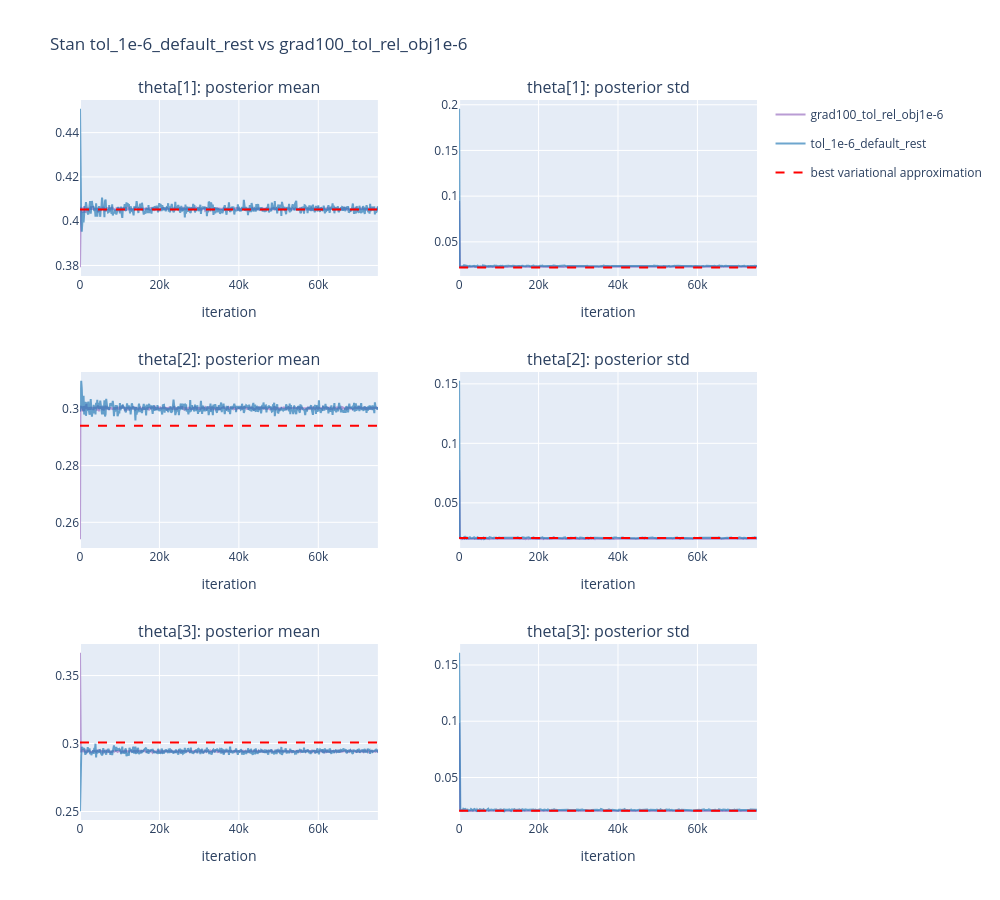

Source (notebook cell):
### Code cell
import pickle
import sys
from pathlib import Path
import numpy as np

REPO_ROOT = Path("/Users/madelynandersen/Documents/VB Bakeoff/simpleVI")
if str(REPO_ROOT) not in sys.path:
    sys.path.insert(0, str(REPO_ROOT))

from modulars.stan_rr_test import stan_result_by_scenario
from modulars.distributions import gen_multinomial_data_shared, lda_posterior_shared_theta
from modulars.utils import load_config, load_best_multid_reference

NB_DIR = REPO_ROOT / "single_MC/multinomial_dirichlet"

config = load_config(NB_DIR / "dirichlet_config.json")
theta_like = np.array(config["theta_like"], dtype=float)
alpha_prior = np.array(config["alpha_prior"], dtype=float)
n_cats = int(config["n_cats"])
N = int(config["N"])
total_count = int(config["total_count"])
seed = int(config.get("seed", 15))

obs_counts = gen_multinomial_data_shared(theta_like, N, total_count, SEED=seed).astype(int)
true_post = lda_posterior_shared_theta(observations=obs_counts, alpha=alpha_prior)
best_mean, best_cov, best_std = load_best_multid_reference(
    config,
    fallback_mean=true_post["mean_post"],
    fallback_cov=np.diag(np.square(true_post["std_post"])),
)

with open(NB_DIR / "results/stan_result.pkl", "rb") as f:
    _main_result = pickle.load(f)
_by_scenario = stan_result_by_scenario(_main_result)
tol_means, tol_stds, tol_iterations = _by_scenario["grad100_tol_rel_obj1e-6"]

with open(NB_DIR / "tol_1e-6_default_rest_result.pkl", "rb") as f:
    _td_result = pickle.load(f)
_td_by_scenario = stan_result_by_scenario(_td_result)
td_means, td_stds, td_iterations = _td_by_scenario["tol_1e-6_default_rest"]

import plotly.graph_objects as go
from plotly.subplots import make_subplots

row_labels = [f"theta[{i}]" for i in range(1, n_cats + 1)]
n_rows = n_cats
best_mean_arr = best_mean
best_std_arr = best_std

subplot_titles = []
for lab in row_labels:
    subplot_titles.append(f"{lab}: posterior mean")
    subplot_titles.append(f"{lab}: posterior std")

fig = make_subplots(rows=n_rows, cols=2, vertical_spacing=0.4 / n_rows, horizontal_spacing=0.12,
                     subplot_titles=subplot_titles)

for row_idx in range(n_rows):
    r = row_idx + 1
    tol_m = tol_means
    td_m = td_means
    show_legend = row_idx == 0
    fig.add_trace(go.Scatter(x=tol_iterations, y=np.nanmean(tol_means[:, :, row_idx], axis=0), mode="lines",
                              line=dict(color="rgb(148,103,189)", width=2), opacity=0.65,
                              name="grad100_tol_rel_obj1e-6", legendgroup="tol", showlegend=show_legend), row=r, col=1)
    fig.add_trace(go.Scatter(x=td_iterations, y=np.nanmean(td_means[:, :, row_idx], axis=0), mode="lines",
                              line=dict(color="rgb(31,119,180)", width=2), opacity=0.65,
                              name="tol_1e-6_default_rest", legendgroup="default_rest", showlegend=show_legend), row=r, col=1)
    fig.add_hline(y=best_mean_arr[row_idx], line=dict(color="red", dash="dash"), row=r, col=1)

    fig.add_trace(go.Scatter(x=tol_iterations, y=np.nanmean(tol_stds[:, :, row_idx], axis=0), mode="lines",
                              line=dict(color="rgb(148,103,189)", width=2), opacity=0.65,
                              name="grad100_tol_rel_obj1e-6", legendgroup="tol", showlegend=False), row=r, col=2)
    fig.add_trace(go.Scatter(x=td_iterations, y=np.nanmean(td_stds[:, :, row_idx], axis=0), mode="lines",
                              line=dict(color="rgb(31,119,180)", width=2), opacity=0.65,
                              name="tol_1e-6_default_rest", legendgroup="default_rest", showlegend=False), row=r, col=2)
    fig.add_hline(y=best_std_arr[row_idx], line=dict(color="red", dash="dash"), row=r, col=2)

fig.add_trace(go.Scatter(x=[None], y=[None], mode="lines", line=dict(color="red", dash="dash"),
                          name="best variational approximation"), row=1, col=1)

for r in range(1, n_rows + 1):
    fig.update_xaxes(title_text="iteration", range=[0, 75_000], row=r, col=1)
    fig.update_xaxes(title_text="iteration", range=[0, 75_000], row=r, col=2)

fig.update_layout(height=300 * n_rows, width=1000, title_text="Stan tol_1e-6_default_rest vs grad100_tol_rel_obj1e-6")
fig.show()

### Figure 1 — Plotly figure (JSON) as saved in the notebook; plotly's stock layout.template omitted (floating-point values rounded to 4 significant figures; data arrays with more than 128 entries replaced by an {"elided": "..."} marker saying what was removed)
{"data": [{"legendgroup": "tol", "line": {"color": "rgb(148,103,189)", "width": 2}, "mode": "lines", "name": "grad100_tol_rel_obj1e-6", "opacity": 0.65, "showlegend": true, "type": "scatter", "x": {"elided": "1501 int values"}, "xaxis": "x", "y": {"elided": "1501 float values"}, "yaxis": "y"}, {"legendgroup": "default_rest", "line": {"color": "rgb(31,119,180)", "width": 2}, "mode": "lines", "name": "tol_1e-6_default_rest", "opacity": 0.65, "showlegend": true, "type": "scatter", "x": {"elided": "501 int values"}, "xaxis": "x", "y": {"elided": "501 float values"}, "yaxis": "y"}, {"legendgroup": "tol", "line": {"color": "rgb(148,103,189)", "width": 2}, "mode": "lines", "name": "grad100_tol_rel_obj1e-6", "opacity": 0.65, "showlegend": false, "type": "scatter", "x": {"elided": "1501 int values"}, "xaxis": "x2", "y": {"elided": "1501 float values"}, "yaxis": "y2"}, {"legendgroup": "default_rest", "line": {"color": "rgb(31,119,180)", "width": 2}, "mode": "lines", "name": "tol_1e-6_default_rest", "opacity": 0.65, "showlegend": false, "type": "scatter", "x": {"elided": "501 int values"}, "xaxis": "x2", "y": {"elided": "501 float values"}, "yaxis": "y2"}, {"legendgroup": "tol", "line": {"color": "rgb(148,103,189)", "width": 2}, "mode": "lines", "name": "grad100_tol_rel_obj1e-6", "opacity": 0.65, "showlegend": false, "type": "scatter", "x": {"elided": "1501 int values"}, "xaxis": "x3", "y": {"elided": "1501 float values"}, "yaxis": "y3"}, {"legendgroup": "default_rest", "line": {"color": "rgb(31,119,180)", "width": 2}, "mode": "lines", "name": "tol_1e-6_default_rest", "opacity": 0.65, "showlegend": false, "type": "scatter", "x": {"elided": "501 int values"}, "xaxis": "x3", "y": {"elided": "501 float values"}, "yaxis": "y3"}, {"legendgroup": "tol", "line": {"color": "rgb(148,103,189)", "width": 2}, "mode": "lines", "name": "grad100_tol_rel_obj1e-6", "opacity": 0.65, "showlegend": false, "type": "scatter", "x": {"elided": "1501 int values"}, "xaxis": "x4", "y": {"elided": "1501 float values"}, "yaxis": "y4"}, {"legendgroup": "default_rest", "line": {"color": "rgb(31,119,180)", "width": 2}, "mode": "lines", "name": "tol_1e-6_default_rest", "opacity": 0.65, "showlegend": false, "type": "scatter", "x": {"elided": "501 int values"}, "xaxis": "x4", "y": {"elided": "501 float values"}, "yaxis": "y4"}, {"legendgroup": "tol", "line": {"color": "rgb(148,103,189)", "width": 2}, "mode": "lines", "name": "grad100_tol_rel_obj1e-6", "opacity": 0.65, "showlegend": false, "type": "scatter", "x": {"elided": "1501 int values"}, "xaxis": "x5", "y": {"elided": "1501 float values"}, "yaxis": "y5"}, {"legendgroup": "default_rest", "line": {"color": "rgb(31,119,180)", "width": 2}, "mode": "lines", "name": "tol_1e-6_default_rest", "opacity": 0.65, "showlegend": false, "type": "scatter", "x": {"elided": "501 int values"}, "xaxis": "x5", "y": {"elided": "501 float values"}, "yaxis": "y5"}, {"legendgroup": "tol", "line": {"color": "rgb(148,103,189)", "width": 2}, "mode": "lines", "name": "grad100_tol_rel_obj1e-6", "opacity": 0.65, "showlegend": false, "type": "scatter", "x": {"elided": "1501 int values"}, "xaxis": "x6", "y": {"elided": "1501 float values"}, "yaxis": "y6"}, {"legendgroup": "default_rest", "line": {"color": "rgb(31,119,180)", "width": 2}, "mode": "lines", "name": "tol_1e-6_default_rest", "opacity": 0.65, "showlegend": false, "type": "scatter", "x": {"elided": "501 int values"}, "xaxis": "x6", "y": {"elided": "501 float values"}, "yaxis": "y6"}, {"line": {"color": "red", "dash": "dash"}, "mode": "lines", "name": "best variational approximation", "type": "scatter", "x": [null], "xaxis": "x", "y": [null], "yaxis": "y"}], "layout": {"annotations": [{"font": {"size": 16}, "showarrow": false, "text": "theta[1]: posterior mean", "x": 0.22, "xanchor": "center", "xref": "paper", "y": 1.0, "yanchor": "bottom", "yref": "paper"}, {"font": {"size": 16}, "showarrow": false, "text": "theta[1]: posterior std", "x": 0.78, "xanchor": "center", "xref": "paper", "y": 1.0, "yanchor": "bottom", "yref": "paper"}, {"font": {"size": 16}, "showarrow": false, "text": "theta[2]: posterior mean", "x": 0.22, "xanchor": "center", "xref": "paper", "y": 0.6222, "yanchor": "bottom", "yref": "paper"}, {"font": {"size": 16}, "showarrow": false, "text": "theta[2]: posterior std", "x": 0.78, "xanchor": "center", "xref": "paper", "y": 0.6222, "yanchor": "bottom", "yref": "paper"}, {"font": {"size": 16}, "showarrow": false, "text": "theta[3]: posterior mean", "x": 0.22, "xanchor": "center", "xref": "paper", "y": 0.2444, "yanchor": "bottom", "yref": "paper"}, {"font": {"size": 16}, "showarrow": false, "text": "theta[3]: posterior std", "x": 0.78, "xanchor": "center", "xref": "paper", "y": 0.2444, "yanchor": "bottom", "yref": "paper"}], "height": 900, "shapes": [{"line": {"color": "red", "dash": "dash"}, "type": "line", "x0": 0, "x1": 1, "xref": "x domain", "y0": 0.4052, "y1": 0.4052, "yref": "y"}, {"line": {"color": "red", "dash": "dash"}, "type": "line", "x0": 0, "x1": 1, "xref": "x2 domain", "y0": 0.02204, "y1": 0.02204, "yref": "y2"}, {"line": {"color": "red", "dash": "dash"}, "type": "line", "x0": 0, "x1": 1, "xref": "x3 domain", "y0": 0.2941, "y1": 0.2941, "yref": "y3"}, {"line": {"color": "red", "dash": "dash"}, "type": "line", "x0": 0, "x1": 1, "xref": "x4 domain", "y0": 0.02043, "y1": 0.02043, "yref": "y4"}, {"line": {"color": "red", "dash": "dash"}, "type": "line", "x0": 0, "x1": 1, "xref": "x5 domain", "y0": 0.3007, "y1": 0.3007, "yref": "y5"}, {"line": {"color": "red", "dash": "dash"}, "type": "line", "x0": 0, "x1": 1, "xref": "x6 domain", "y0": 0.02053, "y1": 0.02053, "yref": "y6"}], "title": {"text": "Stan tol_1e-6_default_rest vs grad100_tol_rel_obj1e-6"}, "width": 1000, "xaxis": {"anchor": "y", "domain": [0.0, 0.44], "range": [0, 75000], "title": {"text": "iteration"}}, "xaxis2": {"anchor": "y2", "domain": [0.56, 1.0], "range": [0, 75000], "title": {"text": "iteration"}}, "xaxis3": {"anchor": "y3", "domain": [0.0, 0.44], "range": [0, 75000], "title": {"text": "iteration"}}, "xaxis4": {"anchor": "y4", "domain": [0.56, 1.0], "range": [0, 75000], "title": {"text": "iteration"}}, "xaxis5": {"anchor": "y5", "domain": [0.0, 0.44], "range": [0, 75000], "title": {"text": "iteration"}}, "xaxis6": {"anchor": "y6", "domain": [0.56, 1.0], "range": [0, 75000], "title": {"text": "iteration"}}, "yaxis": {"anchor": "x", "domain": [0.7556, 1.0]}, "yaxis2": {"anchor": "x2", "domain": [0.7556, 1.0]}, "yaxis3": {"anchor": "x3", "domain": [0.3778, 0.6222]}, "yaxis4": {"anchor": "x4", "domain": [0.3778, 0.6222]}, "yaxis5": {"anchor": "x5", "domain": [0.0, 0.2444]}, "yaxis6": {"anchor": "x6", "domain": [0.0, 0.2444]}}}
